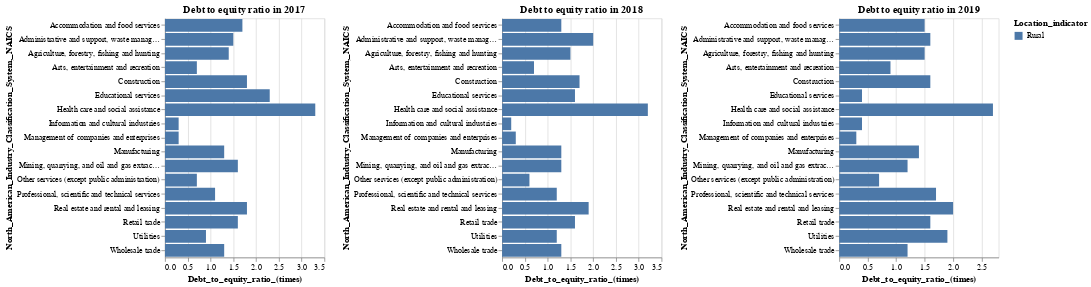

The notebook cell saved with this chart:
### Markdown cell above
The debt to equity ratio is calculated as total liabilities/total equity, it is a solvency ratio that indicates a firm's ability to pay its long-term debts. The lower the positive ratio, the more solvent the business. We can see that health care and social assistance of rural medium business still has a high debt to equity ratio. Information and cultural industry and management still perform well at a low debt to equity ratio.

### Code cell
alt.hconcat(mr2017, mr2018, mr2019)

### Figure 1 — Vega-Lite specification as saved in the notebook (floating-point values rounded to 4 significant figures)
{"config": {"view": {"continuousWidth": 400, "continuousHeight": 300}}, "hconcat": [{"data": {"name": "data-9ce0148940c3c57b853fb3f9afd8cc13"}, "mark": "bar", "encoding": {"x": {"field": "Debt_to_equity_ratio_(times)", "type": "quantitative"}, "y": {"field": "North_American_Industry_Classification_System,_NAICS", "type": "nominal"}}, "height": 300, "title": "Debt to equity ratio in 2017", "width": 200}, {"data": {"name": "data-816436edb38e1c0e4c8bcbd669fca9e7"}, "mark": "bar", "encoding": {"color": {"field": "Location_indicator", "type": "nominal"}, "x": {"field": "Debt_to_equity_ratio_(times)", "type": "quantitative"}, "y": {"field": "North_American_Industry_Classification_System,_NAICS", "type": "nominal"}}, "height": 300, "title": "Debt to equity ratio in 2018", "width": 200}, {"data": {"name": "data-04ce8089e7e943bb0b2cdfadbbd0f2f0"}, "mark": "bar", "encoding": {"color": {"field": "Location_indicator", "type": "nominal"}, "x": {"field": "Debt_to_equity_ratio_(times)", "type": "quantitative"}, "y": {"field": "North_American_Industry_Classification_System,_NAICS", "type": "nominal"}}, "height": 300, "title": "Debt to equity ratio in 2019", "width": 200}], "$schema": "https://vega.github.io/schema/vega-lite/v4.17.0.json", "datasets": {"data-9ce0148940c3c57b853fb3f9afd8cc13": [{"ID": 3.0, "North_American_Industry_Classification_System,_NAICS_-_code": "11", "North_American_Industry_Classification_System,_NAICS": "Agriculture, forestry, fishing and hunting", "Geography_-_code": 0.0, "Geography": "Canada", "Location_indicator_-_code": 1.0, "Location_indicator": "Rural", "Incorporation_status_-_code": 2.0, "Incorporation_status": "Incorporated", "Reference_year": 2017.0, "Debt_to_equity_ratio_(times)": 1.4, "Current_debt_to_equity_(%)": 70.0}, {"ID": 15.0, "North_American_Industry_Classification_System,_NAICS_-_code": "21", "North_American_Industry_Classification_System,_NAICS": "Mining, quarrying, and oil and gas extraction", "Geography_-_code": 0.0, "Geography": "Canada", "Location_indicator_-_code": 1.0, "Location_indicator": "Rural", "Incorporation_status_-_code": 2.0, "Incorporation_status": "Incorporated", "Reference_year": 2017.0, "Debt_to_equity_ratio_(times)": 1.6, "Current_debt_to_equity_(%)": 78.0}, {"ID": 23.0, "North_American_Industry_Classification_System,_NAICS_-_code": "22", "North_American_Industry_Classification_System,_NAICS": "Utilities", "Geography_-_code": 0.0, "Geography": "Canada", "Location_indicator_-_code": 1.0, "Location_indicator": "Rural", "Incorporation_status_-_code": 2.0, "Incorporation_status": "Incorporated", "Reference_year": 2017.0, "Debt_to_equity_ratio_(times)": 0.9, "Current_debt_to_equity_(%)": 45.9}, {"ID": 27.0, "North_American_Industry_Classification_System,_NAICS_-_code": "23", "North_American_Industry_Classification_System,_NAICS": "Construction", "Geography_-_code": 0.0, "Geography": "Canada", "Location_indicator_-_code": 1.0, "Location_indicator": "Rural", "Incorporation_status_-_code": 2.0, "Incorporation_status": "Incorporated", "Reference_year": 2017.0, "Debt_to_equity_ratio_(times)": 1.8, "Current_debt_to_equity_(%)": 109.5}, {"ID": 35.0, "North_American_Industry_Classification_System,_NAICS_-_code": "31-33", "North_American_Industry_Classification_System,_NAICS": "Manufacturing", "Geography_-_code": 0.0, "Geography": "Canada", "Location_indicator_-_code": 1.0, "Location_indicator": "Rural", "Incorporation_status_-_code": 2.0, "Incorporation_status": "Incorporated", "Reference_year": 2017.0, "Debt_to_equity_ratio_(times)": 1.3, "Current_debt_to_equity_(%)": 72.3}, {"ID": 79.0, "North_American_Industry_Classification_System,_NAICS_-_code": "41", "North_American_Industry_Classification_System,_NAICS": "Wholesale trade", "Geography_-_code": 0.0, "Geography": "Canada", "Location_indicator_-_code": 1.0, "Location_indicator": "Rural", "Incorporation_status_-_code": 2.0, "Incorporation_status": "Incorporated", "Reference_year": 2017.0, "Debt_to_equity_ratio_(times)": 1.3, "Current_debt_to_equity_(%)": 94.1}, {"ID": 99.0, "North_American_Industry_Classification_System,_NAICS_-_code": "44-45", "North_American_Industry_Classification_System,_NAICS": "Retail trade", "Geography_-_code": 0.0, "Geography": "Canada", "Location_indicator_-_code": 1.0, "Location_indicator": "Rural", "Incorporation_status_-_code": 2.0, "Incorporation_status": "Incorporated", "Reference_year": 2017.0, "Debt_to_equity_ratio_(times)": 1.6, "Current_debt_to_equity_(%)": 114.3}, {"ID": 149.0, "North_American_Industry_Classification_System,_NAICS_-_code": "51", "North_American_Industry_Classification_System,_NAICS": "Information and cultural industries", "Geography_-_code": 0.0, "Geography": "Canada", "Location_indicator_-_code": 1.0, "Location_indicator": "Rural", "Incorporation_status_-_code": 2.0, "Incorporation_status": "Incorporated", "Reference_year": 2017.0, "Debt_to_equity_ratio_(times)": 0.3, "Current_debt_to_equity_(%)": 19.5}, {"ID": 163.0, "North_American_Industry_Classification_System,_NAICS_-_code": "53", "North_American_Industry_Classification_System,_NAICS": "Real estate and rental and leasing", "Geography_-_code": 0.0, "Geography": "Canada", "Location_indicator_-_code": 1.0, "Location_indicator": "Rural", "Incorporation_status_-_code": 2.0, "Incorporation_status": "Incorporated", "Reference_year": 2017.0, "Debt_to_equity_ratio_(times)": 1.8, "Current_debt_to_equity_(%)": 56.1}, {"ID": 171.0, "North_American_Industry_Classification_System,_NAICS_-_code": "54", "North_American_Industry_Classification_System,_NAICS": "Professional, scientific and technical services", "Geography_-_code": 0.0, "Geography": "Canada", "Location_indicator_-_code": 1.0, "Location_indicator": "Rural", "Incorporation_status_-_code": 2.0, "Incorporation_status": "Incorporated", "Reference_year": 2017.0, "Debt_to_equity_ratio_(times)": 1.1, "Current_debt_to_equity_(%)": 77.9}, {"ID": 175.0, "North_American_Industry_Classification_System,_NAICS_-_code": "55", "North_American_Industry_Classification_System,_NAICS": "Management of companies and enterprises", "Geography_-_code": 0.0, "Geography": "Canada", "Location_indicator_-_code": 1.0, "Location_indicator": "Rural", "Incorporation_status_-_code": 2.0, "Incorporation_status": "Incorporated", "Reference_year": 2017.0, "Debt_to_equity_ratio_(times)": 0.3, "Current_debt_to_equity_(%)": 10.0}, {"ID": 179.0, "North_American_Industry_Classification_System,_NAICS_-_code": "56", "North_American_Industry_Classification_System,_NAICS": "Administrative and support, waste management and remediation services", "Geography_-_code": 0.0, "Geography": "Canada", "Location_indicator_-_code": 1.0, "Location_indicator": "Rural", "Incorporation_status_-_code": 2.0, "Incorporation_status": "Incorporated", "Reference_year": 2017.0, "Debt_to_equity_ratio_(times)": 1.5, "Current_debt_to_equity_(%)": 73.2}, {"ID": 185.0, "North_American_Industry_Classification_System,_NAICS_-_code": "61", "North_American_Industry_Classification_System,_NAICS": "Educational services", "Geography_-_code": 0.0, "Geography": "Canada", "Location_indicator_-_code": 1.0, "Location_indicator": "Rural", "Incorporation_status_-_code": 2.0, "Incorporation_status": "Incorporated", "Reference_year": 2017.0, "Debt_to_equity_ratio_(times)": 2.3, "Current_debt_to_equity_(%)": 112.6}, {"ID": 189.0, "North_American_Industry_Classification_System,_NAICS_-_code": "62", "North_American_Industry_Classification_System,_NAICS": "Health care and social assistance", "Geography_-_code": 0.0, "Geography": "Canada", "Location_indicator_-_code": 1.0, "Location_indicator": "Rural", "Incorporation_status_-_code": 2.0, "Incorporation_status": "Incorporated", "Reference_year": 2017.0, "Debt_to_equity_ratio_(times)": 3.3, "Current_debt_to_equity_(%)": 145.7}, {"ID": 199.0, "North_American_Industry_Classification_System,_NAICS_-_code": "71", "North_American_Industry_Classification_System,_NAICS": "Arts, entertainment and recreation", "Geography_-_code": 0.0, "Geography": "Canada", "Location_indicator_-_code": 1.0, "Location_indicator": "Rural", "Incorporation_status_-_code": 2.0, "Incorporation_status": "Incorporated", "Reference_year": 2017.0, "Debt_to_equity_ratio_(times)": 0.7, "Current_debt_to_equity_(%)": 45.0}, {"ID": 207.0, "North_American_Industry_Classification_System,_NAICS_-_code": "72", "North_American_Industry_Classification_System,_NAICS": "Accommodation and food services", "Geography_-_code": 0.0, "Geography": "Canada", "Location_indicator_-_code": 1.0, "Location_indicator": "Rural", "Incorporation_status_-_code": 2.0, "Incorporation_status": "Incorporated", "Reference_year": 2017.0, "Debt_to_equity_ratio_(times)": 1.7, "Current_debt_to_equity_(%)": 82.7}, {"ID": 213.0, "North_American_Industry_Classification_System,_NAICS_-_code": "81", "North_American_Industry_Classification_System,_NAICS": "Other services (except public administration)", "Geography_-_code": 0.0, "Geography": "Canada", "Location_indicator_-_code": 1.0, "Location_indicator": "Rural", "Incorporation_status_-_code": 2.0, "Incorporation_status": "Incorporated", "Reference_year": 2017.0, "Debt_to_equity_ratio_(times)": 0.7, "Current_debt_to_equity_(%)": 38.7}], "data-816436edb38e1c0e4c8bcbd669fca9e7": [{"ID": 3.0, "North_American_Industry_Classification_System,_NAICS_-_code": "11", "North_American_Industry_Classification_System,_NAICS": "Agriculture, forestry, fishing and hunting", "Geography_-_code": 0.0, "Geography": "Canada", "Location_indicator_-_code": 1.0, "Location_indicator": "Rural", "Incorporation_status_-_code": 2.0, "Incorporation_status": "Incorporated", "Reference_year": 2018.0, "Debt_to_equity_ratio_(times)": 1.5, "Current_debt_to_equity_(%)": 72.3}, {"ID": 15.0, "North_American_Industry_Classification_System,_NAICS_-_code": "21", "North_American_Industry_Classification_System,_NAICS": "Mining, quarrying, and oil and gas extraction", "Geography_-_code": 0.0, "Geography": "Canada", "Location_indicator_-_code": 1.0, "Location_indicator": "Rural", "Incorporation_status_-_code": 2.0, "Incorporation_status": "Incorporated", "Reference_year": 2018.0, "Debt_to_equity_ratio_(times)": 1.3, "Current_debt_to_equity_(%)": 70.3}, {"ID": 23.0, "North_American_Industry_Classification_System,_NAICS_-_code": "22", "North_American_Industry_Classification_System,_NAICS": "Utilities", "Geography_-_code": 0.0, "Geography": "Canada", "Location_indicator_-_code": 1.0, "Location_indicator": "Rural", "Incorporation_status_-_code": 2.0, "Incorporation_status": "Incorporated", "Reference_year": 2018.0, "Debt_to_equity_ratio_(times)": 1.2, "Current_debt_to_equity_(%)": 32.8}, {"ID": 27.0, "North_American_Industry_Classification_System,_NAICS_-_code": "23", "North_American_Industry_Classification_System,_NAICS": "Construction", "Geography_-_code": 0.0, "Geography": "Canada", "Location_indicator_-_code": 1.0, "Location_indicator": "Rural", "Incorporation_status_-_code": 2.0, "Incorporation_status": "Incorporated", "Reference_year": 2018.0, "Debt_to_equity_ratio_(times)": 1.7, "Current_debt_to_equity_(%)": 104.5}, {"ID": 35.0, "North_American_Industry_Classification_System,_NAICS_-_code": "31-33", "North_American_Industry_Classification_System,_NAICS": "Manufacturing", "Geography_-_code": 0.0, "Geography": "Canada", "Location_indicator_-_code": 1.0, "Location_indicator": "Rural", "Incorporation_status_-_code": 2.0, "Incorporation_status": "Incorporated", "Reference_year": 2018.0, "Debt_to_equity_ratio_(times)": 1.3, "Current_debt_to_equity_(%)": 75.2}, {"ID": 79.0, "North_American_Industry_Classification_System,_NAICS_-_code": "41", "North_American_Industry_Classification_System,_NAICS": "Wholesale trade", "Geography_-_code": 0.0, "Geography": "Canada", "Location_indicator_-_code": 1.0, "Location_indicator": "Rural", "Incorporation_status_-_code": 2.0, "Incorporation_status": "Incorporated", "Reference_year": 2018.0, "Debt_to_equity_ratio_(times)": 1.3, "Current_debt_to_equity_(%)": 92.3}, {"ID": 99.0, "North_American_Industry_Classification_System,_NAICS_-_code": "44-45", "North_American_Industry_Classification_System,_NAICS": "Retail trade", "Geography_-_code": 0.0, "Geography": "Canada", "Location_indicator_-_code": 1.0, "Location_indicator": "Rural", "Incorporation_status_-_code": 2.0, "Incorporation_status": "Incorporated", "Reference_year": 2018.0, "Debt_to_equity_ratio_(times)": 1.6, "Current_debt_to_equity_(%)": 116.8}, {"ID": 149.0, "North_American_Industry_Classification_System,_NAICS_-_code": "51", "North_American_Industry_Classification_System,_NAICS": "Information and cultural industries", "Geography_-_code": 0.0, "Geography": "Canada", "Location_indicator_-_code": 1.0, "Location_indicator": "Rural", "Incorporation_status_-_code": 2.0, "Incorporation_status": "Incorporated", "Reference_year": 2018.0, "Debt_to_equity_ratio_(times)": 0.2, "Current_debt_to_equity_(%)": 17.5}, {"ID": 163.0, "North_American_Industry_Classification_System,_NAICS_-_code": "53", "North_American_Industry_Classification_System,_NAICS": "Real estate and rental and leasing", "Geography_-_code": 0.0, "Geography": "Canada", "Location_indicator_-_code": 1.0, "Location_indicator": "Rural", "Incorporation_status_-_code": 2.0, "Incorporation_status": "Incorporated", "Reference_year": 2018.0, "Debt_to_equity_ratio_(times)": 1.9, "Current_debt_to_equity_(%)": 68.7}, {"ID": 171.0, "North_American_Industry_Classification_System,_NAICS_-_code": "54", "North_American_Industry_Classification_System,_NAICS": "Professional, scientific and technical services", "Geography_-_code": 0.0, "Geography": "Canada", "Location_indicator_-_code": 1.0, "Location_indicator": "Rural", "Incorporation_status_-_code": 2.0, "Incorporation_status": "Incorporated", "Reference_year": 2018.0, "Debt_to_equity_ratio_(times)": 1.2, "Current_debt_to_equity_(%)": 79.3}, {"ID": 175.0, "North_American_Industry_Classification_System,_NAICS_-_code": "55", "North_American_Industry_Classification_System,_NAICS": "Management of companies and enterprises", "Geography_-_code": 0.0, "Geography": "Canada", "Location_indicator_-_code": 1.0, "Location_indicator": "Rural", "Incorporation_status_-_code": 2.0, "Incorporation_status": "Incorporated", "Reference_year": 2018.0, "Debt_to_equity_ratio_(times)": 0.3, "Current_debt_to_equity_(%)": 12.9}, {"ID": 179.0, "North_American_Industry_Classification_System,_NAICS_-_code": "56", "North_American_Industry_Classification_System,_NAICS": "Administrative and support, waste management and remediation services", "Geography_-_code": 0.0, "Geography": "Canada", "Location_indicator_-_code": 1.0, "Location_indicator": "Rural", "Incorporation_status_-_code": 2.0, "Incorporation_status": "Incorporated", "Reference_year": 2018.0, "Debt_to_equity_ratio_(times)": 2.0, "Current_debt_to_equity_(%)": 86.4}, {"ID": 185.0, "North_American_Industry_Classification_System,_NAICS_-_code": "61", "North_American_Industry_Classification_System,_NAICS": "Educational services", "Geography_-_code": 0.0, "Geography": "Canada", "Location_indicator_-_code": 1.0, "Location_indicator": "Rural", "Incorporation_status_-_code": 2.0, "Incorporation_status": "Incorporated", "Reference_year": 2018.0, "Debt_to_equity_ratio_(times)": 1.6, "Current_debt_to_equity_(%)": 80.6}, {"ID": 189.0, "North_American_Industry_Classification_System,_NAICS_-_code": "62", "North_American_Industry_Classification_System,_NAICS": "Health care and social assistance", "Geography_-_code": 0.0, "Geography": "Canada", "Location_indicator_-_code": 1.0, "Location_indicator": "Rural", "Incorporation_status_-_code": 2.0, "Incorporation_status": "Incorporated", "Reference_year": 2018.0, "Debt_to_equity_ratio_(times)": 3.2, "Current_debt_to_equity_(%)": 131.1}, {"ID": 199.0, "North_American_Industry_Classification_System,_NAICS_-_code": "71", "North_American_Industry_Classification_System,_NAICS": "Arts, entertainment and recreation", "Geography_-_code": 0.0, "Geography": "Canada", "Location_indicator_-_code": 1.0, "Location_indicator": "Rural", "Incorporation_status_-_code": 2.0, "Incorporation_status": "Incorporated", "Reference_year": 2018.0, "Debt_to_equity_ratio_(times)": 0.7, "Current_debt_to_equity_(%)": 28.5}, {"ID": 207.0, "North_American_Industry_Classification_System,_NAICS_-_code": "72", "North_American_Industry_Classification_System,_NAICS": "Accommodation and food services", "Geography_-_code": 0.0, "Geography": "Canada", "Location_indicator_-_code": 1.0, "Location_indicator": "Rural", "Incorporation_status_-_code": 2.0, "Incorporation_status": "Incorporated", "Reference_year": 2018.0, "Debt_to_equity_ratio_(times)": 1.3, "Current_debt_to_equity_(%)": 68.1}, {"ID": 213.0, "North_American_Industry_Classification_System,_NAICS_-_code": "81", "North_American_Industry_Classification_System,_NAICS": "Other services (except public administration)", "Geography_-_code": 0.0, "Geography": "Canada", "Location_indicator_-_code": 1.0, "Location_indicator": "Rural", "Incorporation_status_-_code": 2.0, "Incorporation_status": "Incorporated", "Reference_year": 2018.0, "Debt_to_equity_ratio_(times)": 0.6, "Current_debt_to_equity_(%)": 42.1}], "data-04ce8089e7e943bb0b2cdfadbbd0f2f0": [{"ID": 4.0, "North_American_Industry_Classification_System,_NAICS_-_code": "11", "North_American_Industry_Classification_System,_NAICS": "Agriculture, forestry, fishing and hunting", "Geography_-_code": 0.0, "Geography": "Canada", "Location_indicator_-_code": 1.0, "Location_indicator": "Rural", "Incorporation_status_-_code": 2.0, "Incorporation_status": "Incorporated", "Reference_year": 2019.0, "Debt_to_equity_ratio_(times)": 1.5, "Current_debt_to_equity_(%)": 71.7}, {"ID": 16.0, "North_American_Industry_Classification_System,_NAICS_-_code": "21", "North_American_Industry_Classification_System,_NAICS": "Mining, quarrying, and oil and gas extraction", "Geography_-_code": 0.0, "Geography": "Canada", "Location_indicator_-_code": 1.0, "Location_indicator": "Rural", "Incorporation_status_-_code": 2.0, "Incorporation_status": "Incorporated", "Reference_year": 2019.0, "Debt_to_equity_ratio_(times)": 1.2, "Current_debt_to_equity_(%)": 56.8}, {"ID": 24.0, "North_American_Industry_Classification_System,_NAICS_-_code": "22", "North_American_Industry_Classification_System,_NAICS": "Utilities", "Geography_-_code": 0.0, "Geography": "Canada", "Location_indicator_-_code": 1.0, "Location_indicator": "Rural", "Incorporation_status_-_code": 2.0, "Incorporation_status": "Incorporated", "Reference_year": 2019.0, "Debt_to_equity_ratio_(times)": 1.9, "Current_debt_to_equity_(%)": 35.0}, {"ID": 27.0, "North_American_Industry_Classification_System,_NAICS_-_code": "23", "North_American_Industry_Classification_System,_NAICS": "Construction", "Geography_-_code": 0.0, "Geography": "Canada", "Location_indicator_-_code": 1.0, "Location_indicator": "Rural", "Incorporation_status_-_code": 2.0, "Incorporation_status": "Incorporated", "Reference_year": 2019.0, "Debt_to_equity_ratio_(times)": 1.6, "Current_debt_to_equity_(%)": 100.9}, {"ID": 35.0, "North_American_Industry_Classification_System,_NAICS_-_code": "31-33", "North_American_Industry_Classification_System,_NAICS": "Manufacturing", "Geography_-_code": 0.0, "Geography": "Canada", "Location_indicator_-_code": 1.0, "Location_indicator": "Rural", "Incorporation_status_-_code": 2.0, "Incorporation_status": "Incorporated", "Reference_year": 2019.0, "Debt_to_equity_ratio_(times)": 1.4, "Current_debt_to_equity_(%)": 78.5}, {"ID": 79.0, "North_American_Industry_Classification_System,_NAICS_-_code": "41", "North_American_Industry_Classification_System,_NAICS": "Wholesale trade", "Geography_-_code": 0.0, "Geography": "Canada", "Location_indicator_-_code": 1.0, "Location_indicator": "Rural", "Incorporation_status_-_code": 2.0, "Incorporation_status": "Incorporated", "Reference_year": 2019.0, "Debt_to_equity_ratio_(times)": 1.2, "Current_debt_to_equity_(%)": 86.1}, {"ID": 99.0, "North_American_Industry_Classification_System,_NAICS_-_code": "44-45", "North_American_Industry_Classification_System,_NAICS": "Retail trade", "Geography_-_code": 0.0, "Geography": "Canada", "Location_indicator_-_code": 1.0, "Location_indicator": "Rural", "Incorporation_status_-_code": 2.0, "Incorporation_status": "Incorporated", "Reference_year": 2019.0, "Debt_to_equity_ratio_(times)": 1.6, "Current_debt_to_equity_(%)": 117.6}, {"ID": 150.0, "North_American_Industry_Classification_System,_NAICS_-_code": "51", "North_American_Industry_Classification_System,_NAICS": "Information and cultural industries", "Geography_-_code": 0.0, "Geography": "Canada", "Location_indicator_-_code": 1.0, "Location_indicator": "Rural", "Incorporation_status_-_code": 2.0, "Incorporation_status": "Incorporated", "Reference_year": 2019.0, "Debt_to_equity_ratio_(times)": 0.4, "Current_debt_to_equity_(%)": 25.8}, {"ID": 163.0, "North_American_Industry_Classification_System,_NAICS_-_code": "53", "North_American_Industry_Classification_System,_NAICS": "Real estate and rental and leasing", "Geography_-_code": 0.0, "Geography": "Canada", "Location_indicator_-_code": 1.0, "Location_indicator": "Rural", "Incorporation_status_-_code": 2.0, "Incorporation_status": "Incorporated", "Reference_year": 2019.0, "Debt_to_equity_ratio_(times)": 2.0, "Current_debt_to_equity_(%)": 69.6}, {"ID": 171.0, "North_American_Industry_Classification_System,_NAICS_-_code": "54", "North_American_Industry_Classification_System,_NAICS": "Professional, scientific and technical services", "Geography_-_code": 0.0, "Geography": "Canada", "Location_indicator_-_code": 1.0, "Location_indicator": "Rural", "Incorporation_status_-_code": 2.0, "Incorporation_status": "Incorporated", "Reference_year": 2019.0, "Debt_to_equity_ratio_(times)": 1.7, "Current_debt_to_equity_(%)": 106.1}, {"ID": 175.0, "North_American_Industry_Classification_System,_NAICS_-_code": "55", "North_American_Industry_Classification_System,_NAICS": "Management of companies and enterprises", "Geography_-_code": 0.0, "Geography": "Canada", "Location_indicator_-_code": 1.0, "Location_indicator": "Rural", "Incorporation_status_-_code": 2.0, "Incorporation_status": "Incorporated", "Reference_year": 2019.0, "Debt_to_equity_ratio_(times)": 0.3, "Current_debt_to_equity_(%)": 15.1}, {"ID": 179.0, "North_American_Industry_Classification_System,_NAICS_-_code": "56", "North_American_Industry_Classification_System,_NAICS": "Administrative and support, waste management and remediation services", "Geography_-_code": 0.0, "Geography": "Canada", "Location_indicator_-_code": 1.0, "Location_indicator": "Rural", "Incorporation_status_-_code": 2.0, "Incorporation_status": "Incorporated", "Reference_year": 2019.0, "Debt_to_equity_ratio_(times)": 1.6, "Current_debt_to_equity_(%)": 69.4}, {"ID": 186.0, "North_American_Industry_Classification_System,_NAICS_-_code": "61", "North_American_Industry_Classification_System,_NAICS": "Educational services", "Geography_-_code": 0.0, "Geography": "Canada", "Location_indicator_-_code": 1.0, "Location_indicator": "Rural", "Incorporation_status_-_code": 2.0, "Incorporation_status": "Incorporated", "Reference_year": 2019.0, "Debt_to_equity_ratio_(times)": 0.4, "Current_debt_to_equity_(%)": 25.5}, {"ID": 190.0, "North_American_Industry_Classification_System,_NAICS_-_code": "62", "North_American_Industry_Classification_System,_NAICS": "Health care and social assistance", "Geography_-_code": 0.0, "Geography": "Canada", "Location_indicator_-_code": 1.0, "Location_indicator": "Rural", "Incorporation_status_-_code": 2.0, "Incorporation_status": "Incorporated", "Reference_year": 2019.0, "Debt_to_equity_ratio_(times)": 2.7, "Current_debt_to_equity_(%)": 96.6}, {"ID": 199.0, "North_American_Industry_Classification_System,_NAICS_-_code": "71", "North_American_Industry_Classification_System,_NAICS": "Arts, entertainment and recreation", "Geography_-_code": 0.0, "Geography": "Canada", "Location_indicator_-_code": 1.0, "Location_indicator": "Rural", "Incorporation_status_-_code": 2.0, "Incorporation_status": "Incorporated", "Reference_year": 2019.0, "Debt_to_equity_ratio_(times)": 0.9, "Current_debt_to_equity_(%)": 49.6}, {"ID": 207.0, "North_American_Industry_Classification_System,_NAICS_-_code": "72", "North_American_Industry_Classification_System,_NAICS": "Accommodation and food services", "Geography_-_code": 0.0, "Geography": "Canada", "Location_indicator_-_code": 1.0, "Location_indicator": "Rural", "Incorporation_status_-_code": 2.0, "Incorporation_status": "Incorporated", "Reference_year": 2019.0, "Debt_to_equity_ratio_(times)": 1.5, "Current_debt_to_equity_(%)": 79.9}, {"ID": 214.0, "North_American_Industry_Classification_System,_NAICS_-_code": "81", "North_American_Industry_Classification_System,_NAICS": "Other services (except public administration)", "Geography_-_code": 0.0, "Geography": "Canada", "Location_indicator_-_code": 1.0, "Location_indicator": "Rural", "Incorporation_status_-_code": 2.0, "Incorporation_status": "Incorporated", "Reference_year": 2019.0, "Debt_to_equity_ratio_(times)": 0.7, "Current_debt_to_equity_(%)": 43.0}]}}
